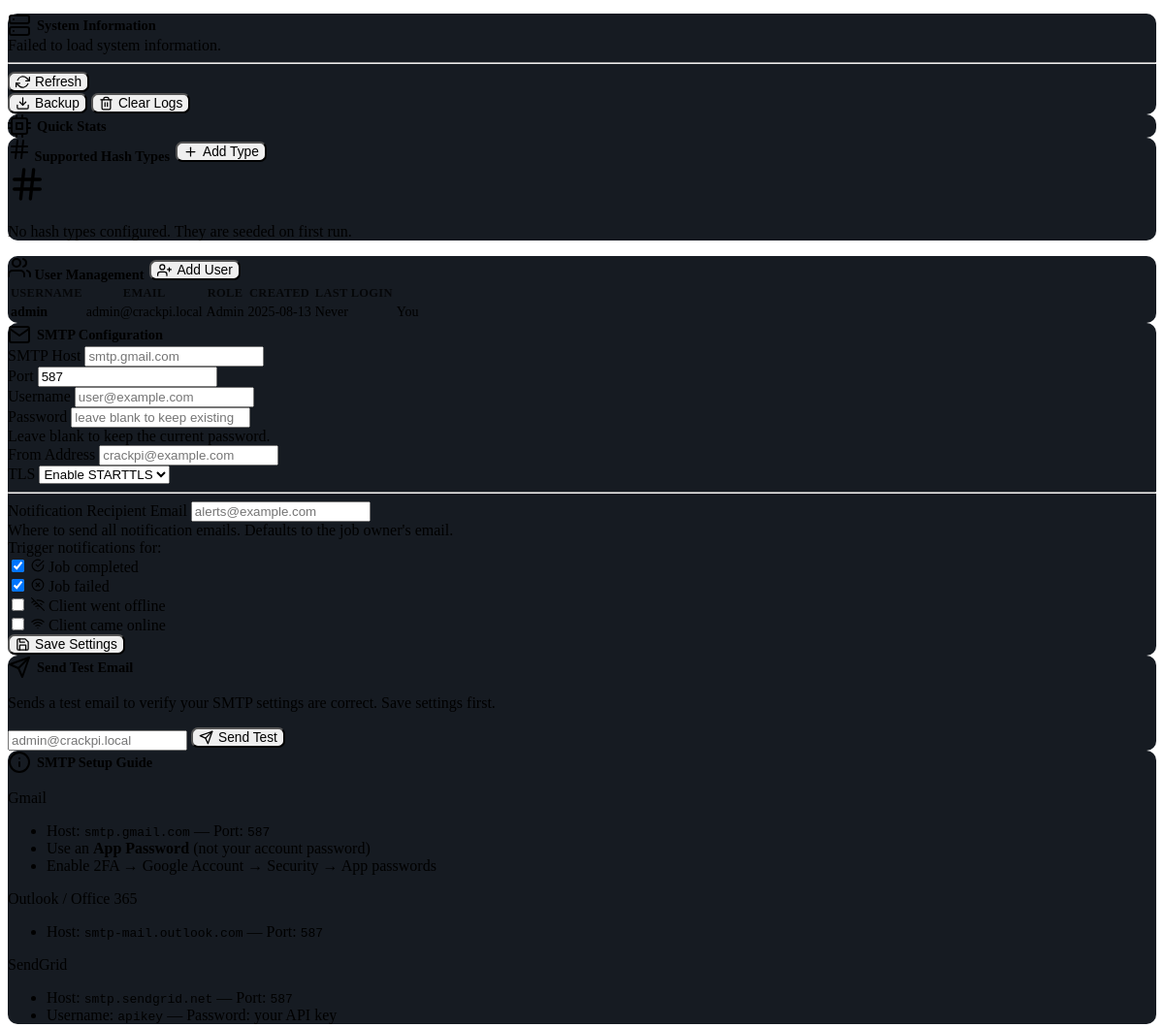
Page /settings/ (signed in, middle part) on the earlier database version.
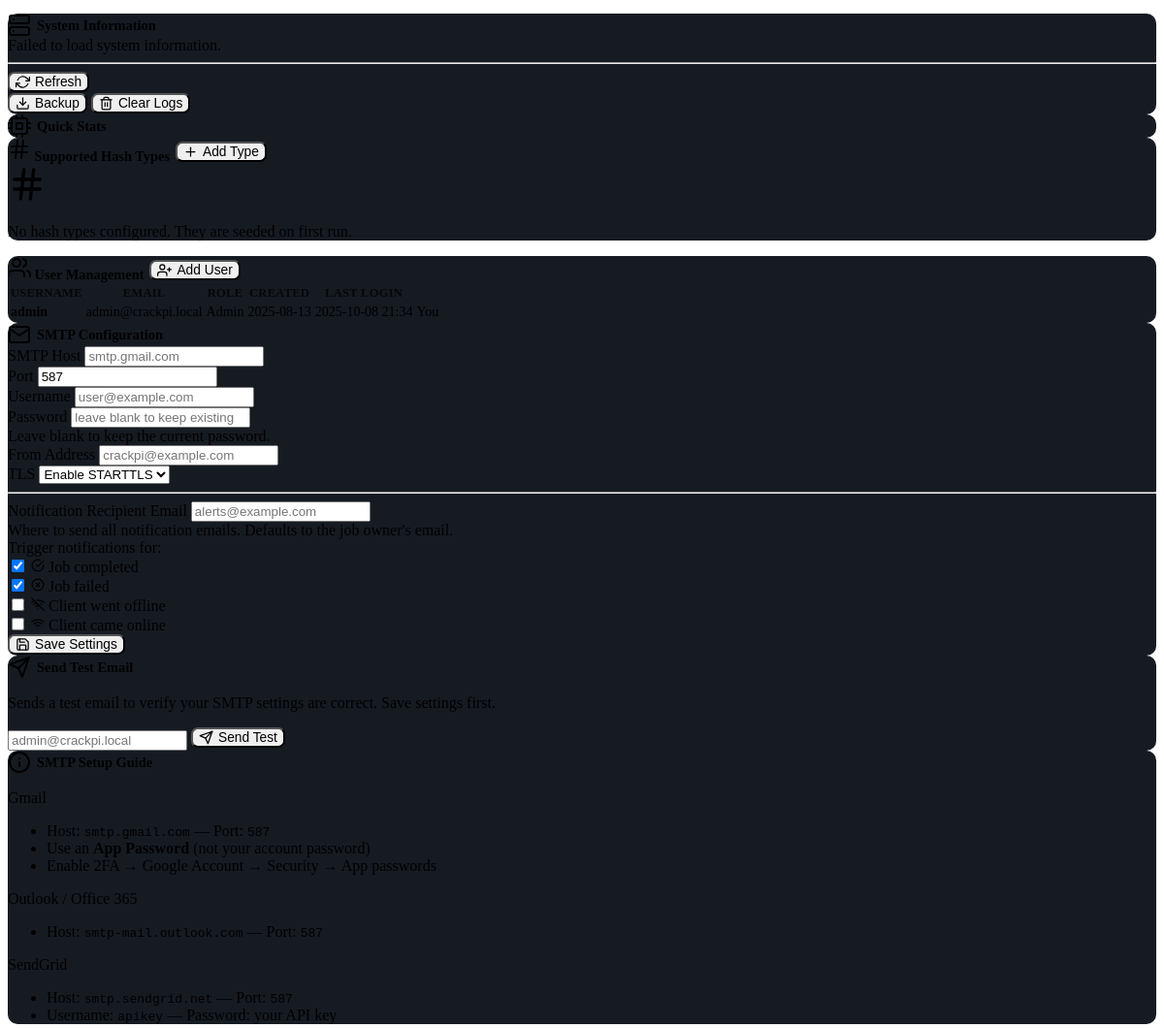
Same page on the later database version.
### models.py (models this page shows)
class User(UserMixin, db.Model):
    id = db.Column(db.Integer, primary_key=True)
    username = db.Column(db.String(64), unique=True, nullable=False)
    email = db.Column(db.String(120), unique=True, nullable=False)
    password_hash = db.Column(db.String(256), nullable=False)
    is_admin = db.Column(db.Boolean, default=False)
    created_at = db.Column(db.DateTime, default=datetime.utcnow)
    last_login = db.Column(db.DateTime)

### routes/settings.py (the view)
@settings_bp.route('/')
@login_required
def index():
    users = []
    if current_user.is_admin:
        users = User.query.order_by(User.created_at.desc()).all()
    settings = {}
    for s in Settings.query.all():
        settings[s.key] = s.value
    hash_types = HashType.query.all()
    smtp = {
        'host': get_setting('smtp_host'),
        'port': get_setting('smtp_port', '587'),
        'username': get_setting('smtp_username'),
        'from': get_setting('smtp_from'),
        'tls': get_setting('smtp_tls', 'true'),
        'notify_job_complete': get_setting('notify_job_complete', 'true'),
        'notify_job_failed': get_setting('notify_job_failed', 'true'),
        'notify_client_offline': get_setting('notify_client_offline', 'false'),
        'notify_client_online': get_setting('notify_client_online', 'false'),
        'notify_email': get_setting('notify_email'),
    }
    return render_template('settings.html',
                           users=users,
                           settings=settings,
                           hash_types=hash_types,
                           available_hash_types=Config.HASH_TYPES,
                           smtp=smtp)

### routes/terminal.py (called while the page is built)
@terminal_bp.before_app_request
def cleanup_old_sessions():
    current_time = time.time()
    timeout = 3600  # 1 hour timeout
    for session_id in list(terminal_sessions.keys()):
        session_data = terminal_sessions[session_id]
        if current_time - session_data['last_activity'] > timeout:
            del terminal_sessions[session_id]
            logger.info(f"Cleaned up expired session: {session_id}")
    for command_id in list(command_responses.keys()):
        response = command_responses[command_id]
        if current_time - response['timestamp'] > timeout:
            del command_responses[command_id]

### templates/settings.html (shortened to what the changed rows need)
{% extends "base.html" %}
{% block content %}
<div class="tab-content">
    {% if current_user.is_admin %}
    <div class="tab-pane fade" id="tab-users">
        <div class="card">
            <div class="card-header d-flex justify-content-between align-items-center">
                <span><i data-feather="users"></i> User Management</span>
                <button class="btn btn-primary btn-sm" data-bs-toggle="modal" data-bs-target="#addUserModal">
                    <i data-feather="user-plus"></i> Add User
                </button>
            </div>
            <div class="card-body p-0">
                {% if users %}
                <div class="table-responsive">
                    <table class="table table-striped mb-0">
                        <thead>
                            <tr>
                                <th>Username</th>
                                <th>Email</th>
                                <th>Role</th>
                                <th>Created</th>
                                <th>Last Login</th>
                                <th></th>
                            </tr>
                        </thead>
                        <tbody>
                            {% for u in users %}
                            <tr>
                                <td><strong>{{ u.username }}</strong></td>
                                <td>{{ u.email }}</td>
                                <td>
                                    {% if u.is_admin %}
                                        <span class="badge bg-danger">Admin</span>
                                    {% else %}
                                        <span class="badge bg-secondary">User</span>
                                    {% endif %}
                                </td>
                                <td>{{ u.created_at.strftime('%Y-%m-%d') if u.created_at else '—' }}</td>
                                <td>{{ u.last_login.strftime('%Y-%m-%d %H:%M') if u.last_login else 'Never' }}</td>
                                <td>
                                    {% if u.id != current_user.id %}
                                    <button class="btn btn-outline-danger btn-sm py-0"
                                            onclick="deleteUser({{ u.id }}, '{{ u.username }}')">
                                        <i data-feather="trash-2"></i> Delete
                                    </button>
                                    {% else %}
                                    <span class="text-muted small">You</span>
                                    {% endif %}
                                </td>
                            </tr>
                            {% endfor %}
                        </tbody>
                    </table>
                </div>
                {% else %}
                <div class="text-center py-5 text-muted">
                    <i data-feather="users" width="40" height="40"></i>
                    <p class="mt-2">No users found</p>
                </div>
                {% endif %}
            </div>
        </div>
    </div>
    <div class="tab-pane fade" id="tab-email">
        <div class="row g-4">
            <div class="col-lg-7">
                <div class="card">
                    <div class="card-header">
                        <i data-feather="mail"></i> SMTP Configuration
                    </div>
                    <div class="card-body">
                        <form action="{{ url_for('settings.save_smtp') }}" method="POST">
                            <div class="row g-3">
                                <div class="col-md-8">
                                    <label class="form-label">SMTP Host</label>
                                    <input type="text" class="form-control" name="smtp_host"
                                           value="{{ smtp.host }}" placeholder="smtp.gmail.com">
                                </div>
                                <div class="col-md-4">
                                    <label class="form-label">Port</label>
                                    <input type="number" class="form-control" name="smtp_port"
                                           value="{{ smtp.port }}" placeholder="587">
                                </div>
                                <div class="col-md-6">
                                    <label class="form-label">Username</label>
                                    <input type="text" class="form-control" name="smtp_username"
                                           value="{{ smtp.username }}" placeholder="user@example.com"
                                           autocomplete="username">
                                </div>
                                <div class="col-md-6">
                                    <label class="form-label">Password</label>
                                    <input type="password" class="form-control" name="smtp_password"
                                           placeholder="leave blank to keep existing"
                                           autocomplete="current-password">
                                    <div class="form-text">Leave blank to keep the current password.</div>
                                </div>
                                <div class="col-md-8">
                                    <label class="form-label">From Address</label>
                                    <input type="email" class="form-control" name="smtp_from"
                                           value="{{ smtp.from }}" placeholder="crackpi@example.com">
                                </div>
                                <div class="col-md-4">
                                    <label class="form-label">TLS</label>
                                    <select class="form-select" name="smtp_tls">
                                        <option value="true" {% if smtp.tls == 'true' %}selected{% endif %}>Enable STARTTLS</option>
                                    </select>
                                </div>
                                <div class="col-12">
                                    <hr class="my-1">
                                    <label class="form-label">Notification Recipient Email</label>
                                    <input type="email" class="form-control" name="notify_email"
                                           value="{{ smtp.notify_email }}" placeholder="alerts@example.com">
                                    <div class="form-text">Where to send all notification emails. Defaults to the job owner's email.</div>
                                </div>
                                <div class="col-12">
                                    <label class="form-label fw-bold">Trigger notifications for:</label>
                                    <div class="row g-2">
                                        <div class="col-sm-6">
                                            <div class="form-check">
                                                <input class="form-check-input" type="checkbox" name="notify_job_complete"
                                                       value="true" id="nc_complete"
                                                       {% if smtp.notify_job_complete == 'true' %}checked{% endif %}>
                                                <label class="form-check-label" for="nc_complete">
                                                    <i data-feather="check-circle" width="14" height="14" class="text-success"></i>
                                                    Job completed
                                                </label>
                                            </div>
                                        </div>
                                        <div class="col-sm-6">
                                            <div class="form-check">
                                                <input class="form-check-input" type="checkbox" name="notify_job_failed"
                                                       value="true" id="nc_failed"
                                                       {% if smtp.notify_job_failed == 'true' %}checked{% endif %}>
                                                <label class="form-check-label" for="nc_failed">
                                                    <i data-feather="x-circle" width="14" height="14" class="text-danger"></i>
                                                    Job failed
                                                </label>
                                            </div>
                                        </div>
                                        <div class="col-sm-6">
                                            <div class="form-check">
                                                <input class="form-check-input" type="checkbox" name="notify_client_offline"
                                                       value="true" id="nc_offline"
                                                       {% if smtp.notify_client_offline == 'true' %}checked{% endif %}>
                                                <label class="form-check-label" for="nc_offline">
                                                    <i data-feather="wifi-off" width="14" height="14" class="text-warning"></i>
                                                    Client went offline
                                                </label>
                                            </div>
                                        </div>
                                        <div class="col-sm-6">
                                            <div class="form-check">
                                                <input class="form-check-input" type="checkbox" name="notify_client_online"
                                                       value="true" id="nc_online"
                                                       {% if smtp.notify_client_online == 'true' %}checked{% endif %}>
                                                <label class="form-check-label" for="nc_online">
                                                    <i data-feather="wifi" width="14" height="14" class="text-success"></i>
                                                    Client came online
                                                </label>
                                            </div>
                                        </div>
                                    </div>
                                </div>
                                <div class="col-12 d-flex gap-2 pt-2">
                                    <button type="submit" class="btn btn-primary">
                                        <i data-feather="save"></i> Save Settings
                                    </button>
                                </div>
                            </div>
                        </form>
                    </div>
                </div>
            </div>
            <div class="col-lg-5">
                <div class="card mb-3">
                    <div class="card-header">
                        <i data-feather="send"></i> Send Test Email
                    </div>
                    <div class="card-body">
                        <p class="small text-muted mb-3">
                            Sends a test email to verify your SMTP settings are correct. Save settings first.
                        </p>
                        <div class="input-group">
                            <input type="email" class="form-control" id="testEmailAddr"
                                   placeholder="{{ current_user.email or 'recipient@example.com' }}">
                            <button class="btn btn-outline-info" onclick="sendTestEmail()">
                                <i data-feather="send"></i> Send Test
                            </button>
                        </div>
                    </div>
                </div>
                <div class="card">
                    <div class="card-header">
                        <i data-feather="info"></i> SMTP Setup Guide
                    </div>
                    <div class="card-body small">
                        <p class="fw-bold mb-1">Gmail</p>
                        <ul class="mb-3">
                            <li>Host: <code>smtp.gmail.com</code> — Port: <code>587</code></li>
                            <li>Use an <strong>App Password</strong> (not your account password)</li>
                            <li>Enable 2FA → Google Account → Security → App passwords</li>
                        </ul>
                        <p class="fw-bold mb-1">Outlook / Office 365</p>
                        <ul class="mb-3">
                            <li>Host: <code>smtp-mail.outlook.com</code> — Port: <code>587</code></li>
                        </ul>
                        <p class="fw-bold mb-1">SendGrid</p>
                        <ul class="mb-0">
                            <li>Host: <code>smtp.sendgrid.net</code> — Port: <code>587</code></li>
                            <li>Username: <code>apikey</code> — Password: your API key</li>
                        </ul>
                    </div>
                </div>
            </div>
        </div>
    </div>
    {% endif %}
</div>
{% endblock %}

Differences in the rows shown:
changed User "admin": last_login "Never" → "2025-10-08 21:34"
